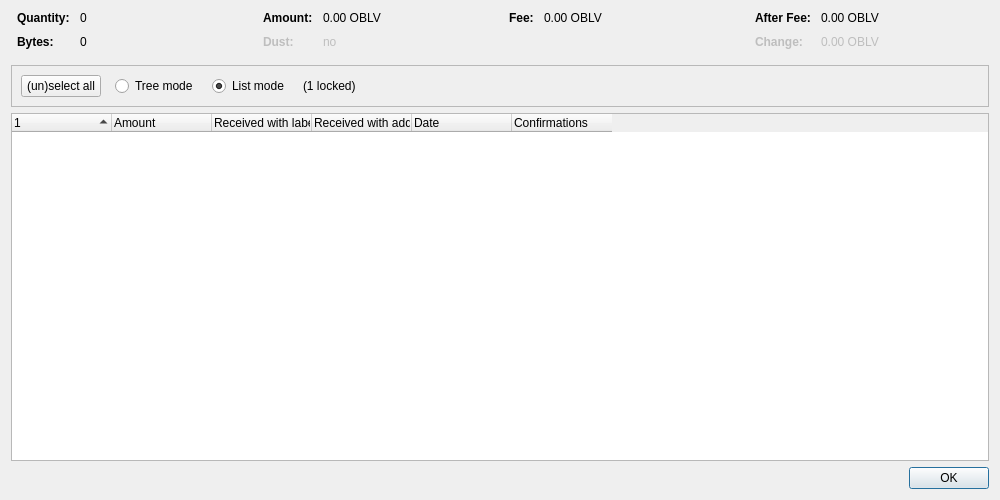
<?xml version="1.0" encoding="UTF-8"?>
<ui version="4.0">
 <class>CoinControlDialog</class>
 <widget class="QDialog" name="CoinControlDialog">
  <property name="geometry">
   <rect>
    <x>0</x>
    <y>0</y>
    <width>1000</width>
    <height>500</height>
   </rect>
  </property>
  <property name="windowTitle">
   <string>Coin Selection</string>
  </property>
  <layout class="QVBoxLayout" name="verticalLayout">
   <item>
    <layout class="QHBoxLayout" name="horizontalLayoutTop" stretch="0,0,0,0">
     <property name="topMargin">
      <number>0</number>
     </property>
     <property name="bottomMargin">
      <number>10</number>
     </property>
     <item>
      <layout class="QFormLayout" name="formLayoutCoinControl1">
       <property name="horizontalSpacing">
        <number>10</number>
       </property>
       <property name="verticalSpacing">
        <number>10</number>
       </property>
       <property name="leftMargin">
        <number>6</number>
       </property>
       <property name="rightMargin">
        <number>6</number>
       </property>
       <item row="0" column="0">
        <widget class="QLabel" name="labelCoinControlQuantityText">
         <property name="font">
          <font>
           <weight>75</weight>
           <bold>true</bold>
          </font>
         </property>
         <property name="text">
          <string>Quantity:</string>
         </property>
        </widget>
       </item>
       <item row="0" column="1">
        <widget class="QLabel" name="labelCoinControlQuantity">
         <property name="cursor">
          <cursorShape>IBeamCursor</cursorShape>
         </property>
         <property name="contextMenuPolicy">
          <enum>Qt::ActionsContextMenu</enum>
         </property>
         <property name="text">
          <string notr="true">0</string>
         </property>
         <property name="textInteractionFlags">
          <set>Qt::LinksAccessibleByMouse|Qt::TextSelectableByKeyboard|Qt::TextSelectableByMouse</set>
         </property>
        </widget>
       </item>
       <item row="1" column="0">
        <widget class="QLabel" name="labelCoinControlBytesText">
         <property name="font">
          <font>
           <weight>75</weight>
           <bold>true</bold>
          </font>
         </property>
         <property name="text">
          <string>Bytes:</string>
         </property>
        </widget>
       </item>
       <item row="1" column="1">
        <widget class="QLabel" name="labelCoinControlBytes">
         <property name="cursor">
          <cursorShape>IBeamCursor</cursorShape>
         </property>
         <property name="contextMenuPolicy">
          <enum>Qt::ActionsContextMenu</enum>
         </property>
         <property name="text">
          <string notr="true">0</string>
         </property>
         <property name="textInteractionFlags">
          <set>Qt::LinksAccessibleByMouse|Qt::TextSelectableByKeyboard|Qt::TextSelectableByMouse</set>
         </property>
        </widget>
       </item>
      </layout>
     </item>
     <item>
      <layout class="QFormLayout" name="formLayoutCoinControl2">
       <property name="horizontalSpacing">
        <number>10</number>
       </property>
       <property name="verticalSpacing">
        <number>10</number>
       </property>
       <property name="leftMargin">
        <number>6</number>
       </property>
       <property name="rightMargin">
        <number>6</number>
       </property>
       <item row="0" column="0">
        <widget class="QLabel" name="labelCoinControlAmountText">
         <property name="font">
          <font>
           <weight>75</weight>
           <bold>true</bold>
          </font>
         </property>
         <property name="text">
          <string>Amount:</string>
         </property>
        </widget>
       </item>
       <item row="0" column="1">
        <widget class="QLabel" name="labelCoinControlAmount">
         <property name="cursor">
          <cursorShape>IBeamCursor</cursorShape>
         </property>
         <property name="contextMenuPolicy">
          <enum>Qt::ActionsContextMenu</enum>
         </property>
         <property name="text">
          <string notr="true">0.00 OBLV</string>
         </property>
         <property name="textInteractionFlags">
          <set>Qt::LinksAccessibleByMouse|Qt::TextSelectableByKeyboard|Qt::TextSelectableByMouse</set>
         </property>
        </widget>
       </item>
       <item row="1" column="0">
        <widget class="QLabel" name="labelCoinControlLowOutputText">
         <property name="enabled">
          <bool>false</bool>
         </property>
         <property name="font">
          <font>
           <weight>75</weight>
           <bold>true</bold>
          </font>
         </property>
         <property name="text">
          <string>Dust:</string>
         </property>
        </widget>
       </item>
       <item row="1" column="1">
        <widget class="QLabel" name="labelCoinControlLowOutput">
         <property name="enabled">
          <bool>false</bool>
         </property>
         <property name="cursor">
          <cursorShape>IBeamCursor</cursorShape>
         </property>
         <property name="contextMenuPolicy">
          <enum>Qt::ActionsContextMenu</enum>
         </property>
         <property name="text">
          <string notr="true">no</string>
         </property>
         <property name="textInteractionFlags">
          <set>Qt::LinksAccessibleByMouse|Qt::TextSelectableByKeyboard|Qt::TextSelectableByMouse</set>
         </property>
        </widget>
       </item>
      </layout>
     </item>
     <item>
      <layout class="QFormLayout" name="formLayoutCoinControl3">
       <property name="horizontalSpacing">
        <number>10</number>
       </property>
       <property name="verticalSpacing">
        <number>10</number>
       </property>
       <property name="leftMargin">
        <number>6</number>
       </property>
       <property name="rightMargin">
        <number>6</number>
       </property>
       <item row="0" column="0">
        <widget class="QLabel" name="labelCoinControlFeeText">
         <property name="font">
          <font>
           <weight>75</weight>
           <bold>true</bold>
          </font>
         </property>
         <property name="text">
          <string>Fee:</string>
         </property>
        </widget>
       </item>
       <item row="0" column="1">
        <widget class="QLabel" name="labelCoinControlFee">
         <property name="cursor">
          <cursorShape>IBeamCursor</cursorShape>
         </property>
         <property name="contextMenuPolicy">
          <enum>Qt::ActionsContextMenu</enum>
         </property>
         <property name="text">
          <string notr="true">0.00 OBLV</string>
         </property>
         <property name="textInteractionFlags">
          <set>Qt::LinksAccessibleByMouse|Qt::TextSelectableByKeyboard|Qt::TextSelectableByMouse</set>
         </property>
        </widget>
       </item>
      </layout>
     </item>
     <item>
      <layout class="QFormLayout" name="formLayoutCoinControl4">
       <property name="horizontalSpacing">
        <number>10</number>
       </property>
       <property name="verticalSpacing">
        <number>10</number>
       </property>
       <property name="leftMargin">
        <number>6</number>
       </property>
       <property name="rightMargin">
        <number>6</number>
       </property>
       <item row="0" column="0">
        <widget class="QLabel" name="labelCoinControlAfterFeeText">
         <property name="font">
          <font>
           <weight>75</weight>
           <bold>true</bold>
          </font>
         </property>
         <property name="text">
          <string>After Fee:</string>
         </property>
        </widget>
       </item>
       <item row="0" column="1">
        <widget class="QLabel" name="labelCoinControlAfterFee">
         <property name="cursor">
          <cursorShape>IBeamCursor</cursorShape>
         </property>
         <property name="contextMenuPolicy">
          <enum>Qt::ActionsContextMenu</enum>
         </property>
         <property name="text">
          <string notr="true">0.00 OBLV</string>
         </property>
         <property name="textInteractionFlags">
          <set>Qt::LinksAccessibleByMouse|Qt::TextSelectableByKeyboard|Qt::TextSelectableByMouse</set>
         </property>
        </widget>
       </item>
       <item row="1" column="0">
        <widget class="QLabel" name="labelCoinControlChangeText">
         <property name="enabled">
          <bool>false</bool>
         </property>
         <property name="font">
          <font>
           <weight>75</weight>
           <bold>true</bold>
          </font>
         </property>
         <property name="text">
          <string>Change:</string>
         </property>
        </widget>
       </item>
       <item row="1" column="1">
        <widget class="QLabel" name="labelCoinControlChange">
         <property name="enabled">
          <bool>false</bool>
         </property>
         <property name="cursor">
          <cursorShape>IBeamCursor</cursorShape>
         </property>
         <property name="contextMenuPolicy">
          <enum>Qt::ActionsContextMenu</enum>
         </property>
         <property name="text">
          <string notr="true">0.00 OBLV</string>
         </property>
         <property name="textInteractionFlags">
          <set>Qt::LinksAccessibleByMouse|Qt::TextSelectableByKeyboard|Qt::TextSelectableByMouse</set>
         </property>
        </widget>
       </item>
      </layout>
     </item>
    </layout>
   </item>
   <item>
    <widget class="QFrame" name="frame">
     <property name="minimumSize">
      <size>
       <width>0</width>
       <height>40</height>
      </size>
     </property>
     <property name="frameShape">
      <enum>QFrame::StyledPanel</enum>
     </property>
     <property name="frameShadow">
      <enum>QFrame::Sunken</enum>
     </property>
     <layout class="QHBoxLayout" name="horizontalLayout">
      <item>
       <layout class="QHBoxLayout" name="horizontalLayoutPanel" stretch="0,0,0,0,0">
        <property name="spacing">
         <number>14</number>
        </property>
        <item>
         <widget class="QPushButton" name="pushButtonSelectAll">
          <property name="sizePolicy">
           <sizepolicy hsizetype="Maximum" vsizetype="Fixed">
            <horstretch>0</horstretch>
            <verstretch>0</verstretch>
           </sizepolicy>
          </property>
          <property name="text">
           <string>(un)select all</string>
          </property>
          <property name="autoDefault">
           <bool>false</bool>
          </property>
         </widget>
        </item>
        <item>
         <widget class="QRadioButton" name="radioTreeMode">
          <property name="sizePolicy">
           <sizepolicy hsizetype="Maximum" vsizetype="Fixed">
            <horstretch>0</horstretch>
            <verstretch>0</verstretch>
           </sizepolicy>
          </property>
          <property name="text">
           <string>Tree mode</string>
          </property>
         </widget>
        </item>
        <item>
         <widget class="QRadioButton" name="radioListMode">
          <property name="sizePolicy">
           <sizepolicy hsizetype="Maximum" vsizetype="Fixed">
            <horstretch>0</horstretch>
            <verstretch>0</verstretch>
           </sizepolicy>
          </property>
          <property name="text">
           <string>List mode</string>
          </property>
          <property name="checked">
           <bool>true</bool>
          </property>
         </widget>
        </item>
        <item>
         <widget class="QLabel" name="labelLocked">
          <property name="text">
           <string notr="true">(1 locked)</string>
          </property>
         </widget>
        </item>
        <item>
         <spacer name="horizontalSpacer">
          <property name="orientation">
           <enum>Qt::Horizontal</enum>
          </property>
          <property name="sizeHint" stdset="0">
           <size>
            <width>40</width>
            <height>20</height>
           </size>
          </property>
         </spacer>
        </item>
       </layout>
      </item>
     </layout>
    </widget>
   </item>
   <item>
    <widget class="CoinControlTreeWidget" name="treeWidget">
     <property name="contextMenuPolicy">
      <enum>Qt::CustomContextMenu</enum>
     </property>
     <property name="sortingEnabled">
      <bool>false</bool>
     </property>
     <property name="columnCount">
      <number>6</number>
     </property>
     <attribute name="headerShowSortIndicator" stdset="0">
      <bool>true</bool>
     </attribute>
     <attribute name="headerStretchLastSection">
      <bool>false</bool>
     </attribute>
     <column>
      <property name="text">
       <string/>
      </property>
     </column>
     <column>
      <property name="text">
       <string>Amount</string>
      </property>
     </column>
     <column>
      <property name="text">
       <string>Received with label</string>
      </property>
     </column>
     <column>
      <property name="text">
       <string>Received with address</string>
      </property>
     </column>
     <column>
      <property name="text">
       <string>Date</string>
      </property>
     </column>
     <column>
      <property name="text">
       <string>Confirmations</string>
      </property>
      <property name="toolTip">
       <string>Confirmed</string>
      </property>
     </column>
     <column>
      <property name="text">
       <string/>
      </property>
     </column>
     <column>
      <property name="text">
       <string/>
      </property>
     </column>
     <column>
      <property name="text">
       <string/>
      </property>
     </column>
     <column>
      <property name="text">
       <string/>
      </property>
     </column>
    </widget>
   </item>
   <item>
    <widget class="QDialogButtonBox" name="buttonBox">
     <property name="orientation">
      <enum>Qt::Horizontal</enum>
     </property>
     <property name="standardButtons">
      <set>QDialogButtonBox::Ok</set>
     </property>
    </widget>
   </item>
  </layout>
 </widget>
 <customwidgets>
  <customwidget>
   <class>CoinControlTreeWidget</class>
   <extends>QTreeWidget</extends>
   <header>qt/coincontroltreewidget.h</header>
  </customwidget>
 </customwidgets>
 <resources/>
 <connections/>
</ui>
